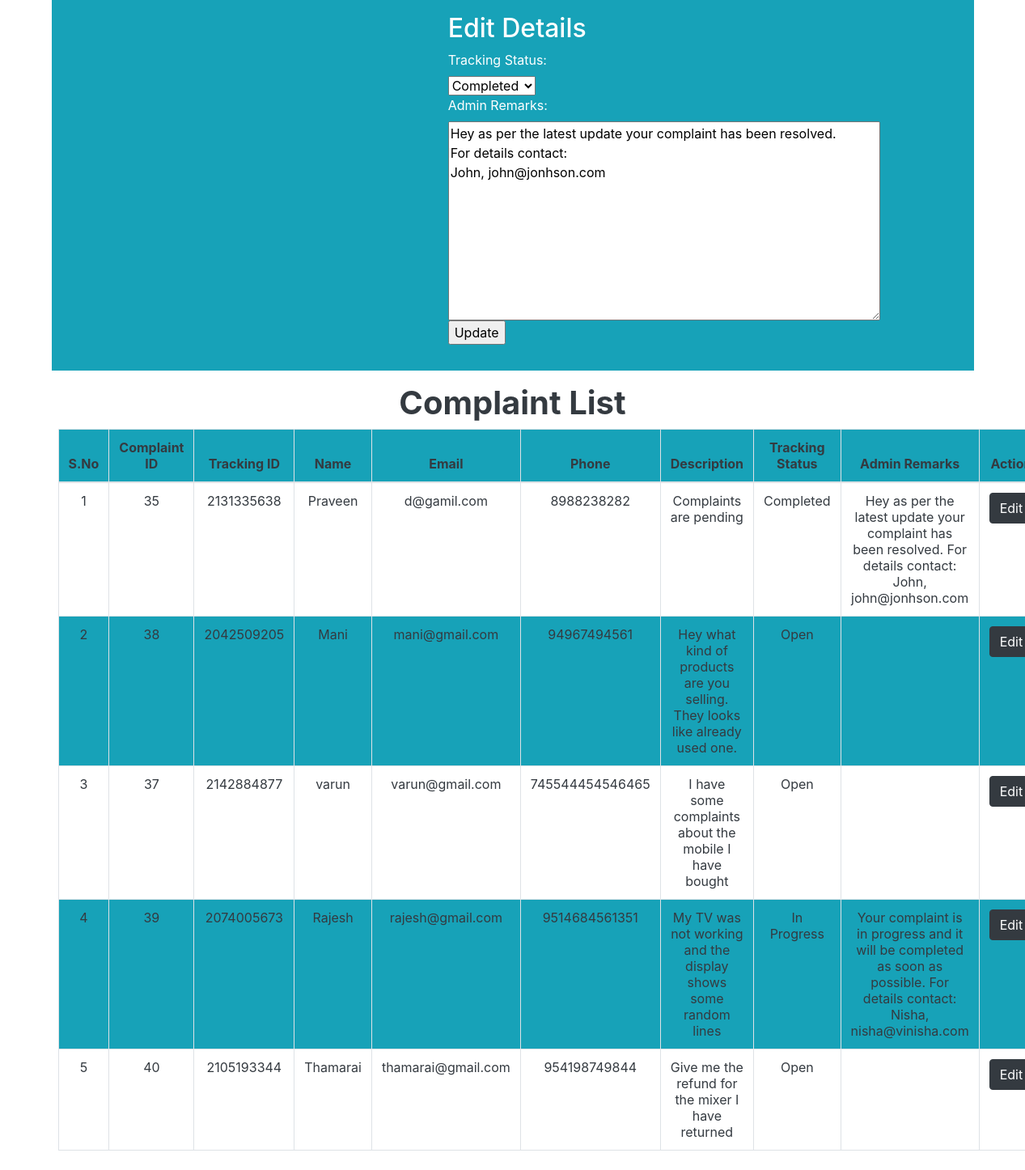
The page /complaint_list_form.php?complaint_id=35 on the database its author committed.
### tables this page shows
CREATE TABLE IF NOT EXISTS `complaint_info` (
  `complaint_id` int NOT NULL AUTO_INCREMENT,
  `tracking_id` int NOT NULL,
  `name` varchar(20) NOT NULL,
  `email` varchar(25) NOT NULL,
  `phone` varchar(15) NOT NULL,
  `description` varchar(250) NOT NULL,
  `tracking_status` varchar(13) NOT NULL,
  `admin_remarks` text NOT NULL,
  `ip_address` varchar(16) NOT NULL,
  `complaint_raise_date` date NOT NULL,
  `complaint_update_date` date NOT NULL,
  PRIMARY KEY (`complaint_id`),
  UNIQUE KEY `tracking_id` (`tracking_id`)
);

### complaint_list.php (the view, shortened to what this page needs)
<head>
  <link rel="stylesheet" href="https://stackpath.bootstrapcdn.com/bootstrap/4.5.2/css/bootstrap.min.css">
 </head>
<?php
	$sql = "SELECT * FROM complaint_info";
	$result = $conn->query($sql);
	if ($result->num_rows > 0) {
	?>
		<div class="container p-2  text-dark  text-left" style="width:50% table-responsive" >
			<h1 class="text-center"><b>Complaint List</b></h1>
			<table class="table custom-table table-bordered table-striped text-center bg-info text-dark" ">
				<thead class="text-dark">
					<tr>
						<th>S.No</th>
						<th>Complaint ID</th>
						<th>Tracking ID</th>
						<th>Name</th>
						<th>Email</th>
						<th>Phone</th>
						<th>Description</th>
						<th>Tracking Status</th>
						<th>Admin Remarks</th>
						<th>Action</th>
					</tr>
				</thead>
			<?php
				$record_counter = 1;
				while ($row = $result->fetch_assoc()) { ?>
					<tr class="text-dark">
						<td align="center" ><?php echo $record_counter++ ?></td>
						<td><?php echo $row["complaint_id"] ?></td>
						<td><?php echo $row["tracking_id"] ?></td>
						<td><?php echo $row["name"] ?></td>
						<td><?php echo $row["email"] ?></td>
						<td><?php echo $row["phone"] ?></td>
						<td><?php echo $row["description"] ?></td>
						<td><?php echo $row["tracking_status"] ?></td>
						<td><?php echo $row["admin_remarks"] ?></td>
						<td>
							<a href="complaint_list_form.php?complaint_id=<?php echo $row["complaint_id"] ?>" class="btn btn-dark">Edit</a>
						</td>
					</tr>
				<?php }
			?>
		</table>
	<?php } ?>

### complaint_list_form.php (shortened to what this page needs)
<?php
	include "connection.php";
	if ($_GET){
		if ($_GET['complaint_id'] != "") {
			$sql = "SELECT * FROM complaint_info WHERE complaint_id='".$_GET['complaint_id']."'";
			$result = $conn->query($sql);
			 if ($result->num_rows > 0) {
				$row = $result->fetch_assoc();
			}
		}
		?>
	<html lang="en">
		<head>
			<link rel="stylesheet" type="text/css" href="bootstrap/css/bootstrap.min.css" />
		</head>
			<body>
				<div class="container p-3 mb-2 bg-info text-white">
					<div class="row justify-content-center">
						<div class="col-md-2" style="border:0px solid red;">
							<h2 style="border:0px solid red; width:360px">Edit Details</h2>
							<form method="post" action="complaint_list_form.php">
								<label for="trackingStatus">Tracking Status:</label>
								<select name="tracking_status">
									<?php
										if ($row['tracking_status'] != "") {
											$sql = "SELECT status_name FROM complaint_status ";
											$result = $conn->query($sql);
											 if ($result->num_rows > 0) {
												while ($statusData = $result->fetch_assoc()){
												$select = "";
												if ($statusData["status_name"] == $row["tracking_status"]){
													$select = "selected";
												}
												?>
												 <option value="<?php echo $statusData["status_name"]?>" <?php echo $select ?> >
													<?php echo $statusData["status_name"]?>
												 </option>
												<?php }
											}
										 }
									?>
								</select>
								<br>
								<label for="adminRemarks">Admin Remarks:</label>
								<textarea id="admin_remarks" rows="10" cols="50" name="admin_remarks"><?php echo $row["admin_remarks"] ?></textarea>
								<br>
								<input type="submit" class="point" value="Update">
							</form>
						</div>
					</div>
				</div>
			</body>
	</html>
		<?php
	}
	include "complaint_list.php";
?>

### complaint_list.php (style rules this page uses)
.custom-table tbody tr:nth-child(odd) { background-color: #ffffff; color: white; }

### rows shown on the page
complaint_info: admin_remarks "Hey as per the latest update your complaint has been resolved. For details contact: John, john@jonhson.com", complaint_id "35", tracking "2131335638", name "Praveen", email "d@gamil.com", phone "8988238282", description "Complaints are pending", tracking_status "Completed"
complaint_info: complaint_id "38", tracking "2042509205", name "Mani", email "mani@gmail.com", phone "94967494561", description "Hey what kind of products are you selling. They looks like already used one.", tracking_status "Open"
complaint_info: complaint_id "37", tracking "2142884877", name "varun", email "varun@gmail.com", phone "745544454546465", description "I have some complaints about the mobile I have bought", tracking_status "Open"
complaint_info: complaint_id "39", tracking "2074005673", name "Rajesh", email "rajesh@gmail.com", phone "9514684561351", description "My TV was not working and the display shows some random lines", tracking_status "In Progress", admin_remarks "Your complaint is in progress and it will be completed as soon as possible. For details contact: Nisha, nisha@vinisha.com"
complaint_info: complaint_id "40", tracking "2105193344", name "Thamarai", email "thamarai@gmail.com", phone "954198749844", description "Give me the refund for the mixer I have returned", tracking_status "Open"

### other values the page prints
form field tracking_status "Completed"
